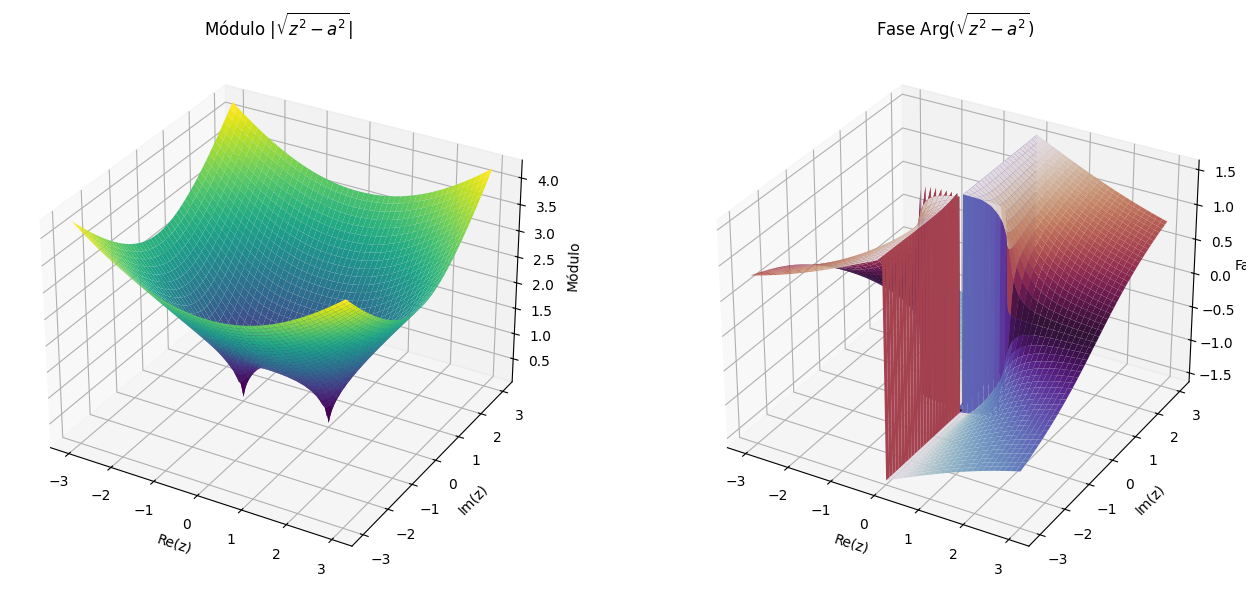

This chart was generated by the following Python code:
import numpy as np
import matplotlib.pyplot as plt
from mpl_toolkits.mplot3d import Axes3D

# Parámetros
a = 1.0
x = np.linspace(-3, 3, 400)
y = np.linspace(-3, 3, 400)
X, Y = np.meshgrid(x, y)
Z = X + 1j*Y

# Definición de la función sqrt(z^2 - a^2)
W = np.sqrt(Z**2 - a**2)

# Datos para gráficas
mod_W = np.abs(W)
phase_W = np.angle(W)

# Gráfica 3D: Módulo
fig = plt.figure(figsize=(14, 6))

ax1 = fig.add_subplot(1, 2, 1, projection='3d')
ax1.plot_surface(X, Y, mod_W, cmap='viridis', edgecolor='none')
ax1.set_title(r"Módulo $|\sqrt{z^2 - a^2}|$")
ax1.set_xlabel("Re(z)")
ax1.set_ylabel("Im(z)")
ax1.set_zlabel("Módulo")

# Gráfica 3D: Fase
ax2 = fig.add_subplot(1, 2, 2, projection='3d')
ax2.plot_surface(X, Y, phase_W, cmap='twilight', edgecolor='none')
ax2.set_title(r"Fase $\mathrm{Arg}(\sqrt{z^2 - a^2})$")
ax2.set_xlabel("Re(z)")
ax2.set_ylabel("Im(z)")
ax2.set_zlabel("Fase")

plt.tight_layout()
plt.show()
